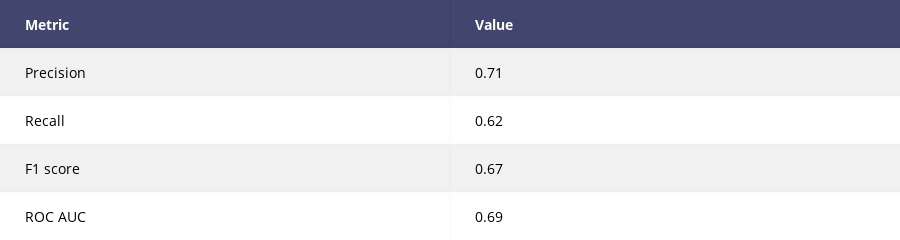

Notebook cell for this chart:
### Code cell
table = table_classification_report(estimator=final_model, X=X_test, y=y_test)

py.iplot(table, filename='fatigue/clf_report')

### Figure 1 — Plotly figure (JSON) as saved in the notebook; plotly's stock layout.template omitted (floating-point values rounded to 4 significant figures)
{"data": [{"colorscale": [[0, "#00083e"], [0.5, "#ededee"], [1, "#ffffff"]], "hoverinfo": "none", "opacity": 0.75, "showscale": false, "type": "heatmap", "z": [[0, 0], [0.5, 0.5], [1, 1], [0.5, 0.5], [1, 1]]}], "layout": {"annotations": [{"align": "left", "font": {"color": "#ffffff"}, "showarrow": false, "text": "<b>Metric</b>", "x": -0.45, "xanchor": "left", "xref": "x1", "y": 0, "yref": "y1"}, {"align": "left", "font": {"color": "#ffffff"}, "showarrow": false, "text": "<b>Value</b>", "x": 0.55, "xanchor": "left", "xref": "x1", "y": 0, "yref": "y1"}, {"align": "left", "font": {"color": "#000000"}, "showarrow": false, "text": "Precision", "x": -0.45, "xanchor": "left", "xref": "x1", "y": 1, "yref": "y1"}, {"align": "left", "font": {"color": "#000000"}, "showarrow": false, "text": "0.71", "x": 0.55, "xanchor": "left", "xref": "x1", "y": 1, "yref": "y1"}, {"align": "left", "font": {"color": "#000000"}, "showarrow": false, "text": "Recall", "x": -0.45, "xanchor": "left", "xref": "x1", "y": 2, "yref": "y1"}, {"align": "left", "font": {"color": "#000000"}, "showarrow": false, "text": "0.62", "x": 0.55, "xanchor": "left", "xref": "x1", "y": 2, "yref": "y1"}, {"align": "left", "font": {"color": "#000000"}, "showarrow": false, "text": "F1 score", "x": -0.45, "xanchor": "left", "xref": "x1", "y": 3, "yref": "y1"}, {"align": "left", "font": {"color": "#000000"}, "showarrow": false, "text": "0.67", "x": 0.55, "xanchor": "left", "xref": "x1", "y": 3, "yref": "y1"}, {"align": "left", "font": {"color": "#000000"}, "showarrow": false, "text": "ROC AUC", "x": -0.45, "xanchor": "left", "xref": "x1", "y": 4, "yref": "y1"}, {"align": "left", "font": {"color": "#000000"}, "showarrow": false, "text": "0.69", "x": 0.55, "xanchor": "left", "xref": "x1", "y": 4, "yref": "y1"}], "font": {"size": 14}, "height": 200, "margin": {"b": 0, "l": 0, "r": 0, "t": 0}, "xaxis": {"dtick": 1, "gridwidth": 2, "showticklabels": false, "tick0": -0.5, "ticks": "", "zeroline": false}, "yaxis": {"autorange": "reversed", "dtick": 1, "gridwidth": 2, "showticklabels": false, "tick0": 0.5, "ticks": "", "zeroline": false}}}
